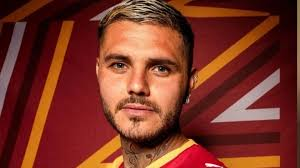
#> input picture assets/icardi.jpg, 300 x 168 px
$ python funny_face.py
#> lines starting #> are read from the running program, lines starting #| are printed output that depends on the picture; after the words box and inside, x2 and y2 are one past the last pixel; in counts of white or black regions, pixels touching at a corner belong together
import cv2
import numpy as np
from pathlib import Path

def sinus_warp(img, amp=12.0, period=18.0):
    """
    Aplica una deformación senoidal horizontal a la imagen.
    - amp: amplitud del desplazamiento horizontal en píxeles.
    - period: periodo vertical de la onda (cuánto separan las "ondas" en px).
    Razonamiento: crear un efecto de ondulación simple variando x en función de y.
    """
    h, w = img.shape[:2]
    # yy, xx son coordenadas enteras de píxeles; usamos float para los mapas de remapeo
    yy, xx = np.indices((h, w), dtype=np.float32)
    # mapx desplaza cada columna xx por una senoide dependiente de la fila yy.
    # mapy queda igual (no hay desplazamiento vertical).
    mapx = xx + amp * np.sin(yy / period)
    mapy = yy
    # remap aplica la transformación basada en mapx/mapy.
    # BORDER_REFLECT101 reduce artefactos en los bordes reflejando píxeles.
    return cv2.remap(img, mapx, mapy, interpolation=cv2.INTER_LINEAR, borderMode=cv2.BORDER_REFLECT101)

def bulge_roi(img, roi, strength=0.55):
    """
    Aplica un efecto 'bulge' (hinchado/achicado radial) dentro de una región rectangular (ROI).
    - roi: tupla (x, y, w, h) que define el rectángulo a transformar.
    - strength: controla la intensidad del bulge; valores >0 producen un efecto
      más pronunciado (0 = identidad).
    Razonamiento:
    - Normalizamos coordenadas respecto al centro del ROI para trabajar en un sistema radial.
    - Calculamos radio r y aplicamos una función r' = r^(1 - strength) para comprimir/expandir.
    - Reconstruimos coordenadas (nx2, ny2) y usamos remap para obtener la imagen distorsionada.
    """
    x, y, w, h = roi
    sub = img[y:y+h, x:x+w].copy()
    hh, ww = sub.shape[:2]

    # Coordenadas dentro del sub-ROI
    yy, xx = np.indices((hh, ww), dtype=np.float32)

    # Normalizamos a [-1,1] en ambas direcciones con centro en (ww/2, hh/2)
    nx = (xx - ww/2) / (ww/2)
    ny = (yy - hh/2) / (hh/2)

    # r es la distancia radial normalizada; máscara para limitar la transformación al interior del círculo unitario
    r = np.sqrt(nx*nx + ny*ny)
    mask = r <= 1.0

    # r_prime modifica el flujo radial; r' = r^(1 - strength) produce el efecto de bulge
    # (cuando strength>0 se "aplana" r, acercando puntos hacia el centro o alejándolos)
    r_prime = r.copy()
    r_prime[mask] = r[mask] ** (1.0 - strength)

    # Mantenemos el ángulo theta y reconstruimos las coordenadas modificadas
    theta = np.arctan2(ny, nx)
    nx2 = r_prime * np.cos(theta)
    ny2 = r_prime * np.sin(theta)

    # Convertimos de vuelta a coordenadas de píxel en el sub-ROI
    mapx = (nx2 * (ww/2) + ww/2).astype(np.float32)
    mapy = (ny2 * (hh/2) + hh/2).astype(np.float32)

    # Remapeo del sub-ROI usando los mapas calculados
    distorted = cv2.remap(sub, mapx, mapy, interpolation=cv2.INTER_LINEAR, borderMode=cv2.BORDER_REFLECT101)

    # Insertamos el sub-ROI modificado de vuelta en una copia de la imagen original
    out = img.copy()
    out[y:y+h, x:x+w] = distorted
    return out

if __name__ == "__main__":
    # Ruta a la imagen de prueba; usar Path facilita compatibilidad y mensajes claros
    path = Path("assets/icardi.jpg")
    img = cv2.imread(str(path))
#> img is the input picture: shape (168, 300, 3); mean B, G, R 38.3, 52.5, 122.8
    if img is None:
        raise SystemExit(f"No se pudo abrir {path}")

    # -------------------
    # Aplicar sinus_warp
    # - amp y period elegidos para un efecto visible pero no destructivo.
    # - Guardamos resultado en archivo para inspección.
    # Razonamiento: la onda se nota mejor con amp ~10-20 y period entre 10-30 para tamaños de imagen típicos.
    sin_out = sinus_warp(img, amp=12.0, period=18.0)
#> in sinus_warp, `return cv2.remap(img, mapx, mapy, interpolation=cv2.INTER_LINEAR, bord..`:
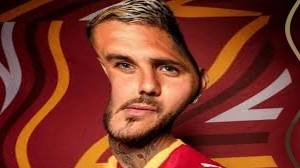
#> returned value: shape (168, 300, 3); mean of channels 0, 1, 2 39, 53.1, 123.4; drawn as B, G, R
    cv2.imwrite("rostro_sinus.jpg", sin_out)

    # -------------------
    # Aplicar bulge_roi sobre una región aproximada del rostro
    # - Seleccionamos ROI relativo al tamaño de la imagen para que la demo funcione en distintas resoluciones.
    # - strength = 0.55 da un efecto apreciable sin romper la estructura facial.
    h, w = img.shape[:2]
#> h = 168; w = 300
    rx, ry = int(w*0.25), int(h*0.3)         # origen del ROI: centrado horizontalmente y algo hacia arriba
#> rx = 75; ry = 50
    rw, rh = int(w*0.5), int(h*0.25)        # tamaño del ROI: la mitad del ancho y cuarto de la altura
#> rw = 150; rh = 42
    # Razonamiento: estos valores buscan cubrir la región de la cara típica en un retrato.
    bulge_out = bulge_roi(img, (rx, ry, rw, rh), strength=0.55)
#> in bulge_roi, `sub = img[y:y+h, x:x+w].copy()`:
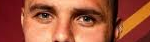
#> sub: shape (42, 150, 3); mean B, G, R 60.8, 86, 163.1
#> in bulge_roi, `r_prime[mask] = r[mask] ** (1.0 - strength)`:
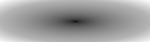
#> r_prime: shape (42, 150) float32; min 0, max 1.41, mean 0.883; drawn with min black and max white
#> in bulge_roi, `theta = np.arctan2(ny, nx)`:
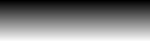
#> ny: shape (42, 150) float32; min -1, max 0.952, mean -0.0238; drawn with min black and max white
#> in bulge_roi, `nx2 = r_prime * np.cos(theta)`:
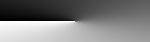
#> theta: shape (42, 150) float32; min -3.09, max 3.14, mean -0.000125; drawn with min black and max white
#> in bulge_roi, `distorted = cv2.remap(sub, mapx, mapy, interpolation=cv2.INTER_LINEAR,..`:
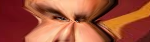
#> distorted: shape (42, 150, 3); mean B, G, R 58.6, 82.3, 161.8
#> in bulge_roi, `out[y:y+h, x:x+w] = distorted`:
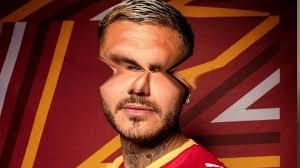
#> out: shape (168, 300, 3); 9.55% of pixels changed, all inside (x1, y1, x2, y2) = (77, 51, 225, 92)
    cv2.imwrite("rostro_bulge.jpg", bulge_out)

    print("Listo: rostro_sinus.jpg y rostro_bulge.jpg")
